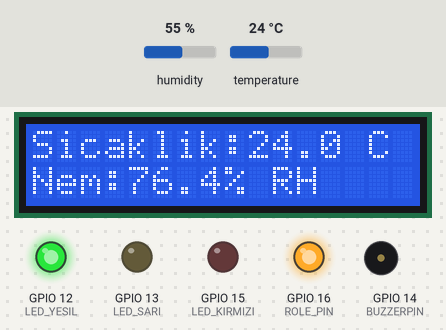
A sketch run on a simulated ESP8266 (NodeMCU). On the bench: 16×2 character LCD, output pins drawn as LEDs (lit = HIGH), buzzer (waves = sounding, pin HIGH). The inputs (shaded band) are chosen by the test bench; at power-on: temperature 24 °C, humidity 55 %. WiFi joins after 1.5 s; servers stay silent unless stated; uploads are accepted with an empty reply; what the sketch prints to the serial monitor is not drawn.

Above: at 4.2 s.
4.3 s: temperature set to 29 °C
At 6.6 s:
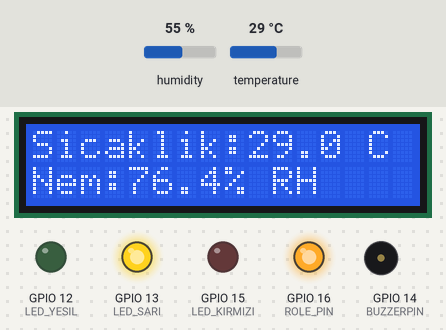
7.7 s: temperature set to 32 °C
At 10.5 s:
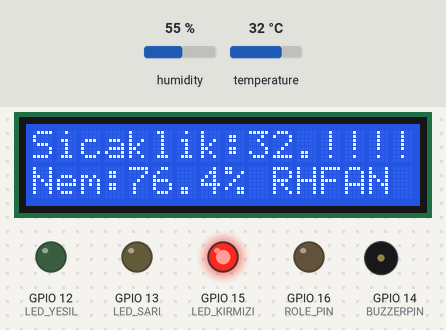
10.9 s: humidity set to 88 %
At 12.7 s:
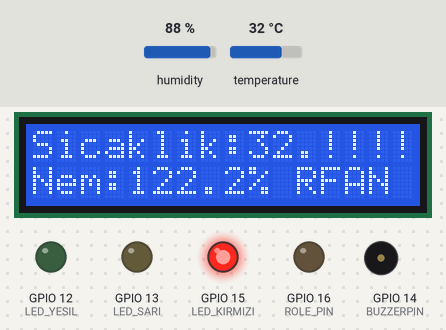
13.7 s: temperature set to 12 °C
At 15.8 s:
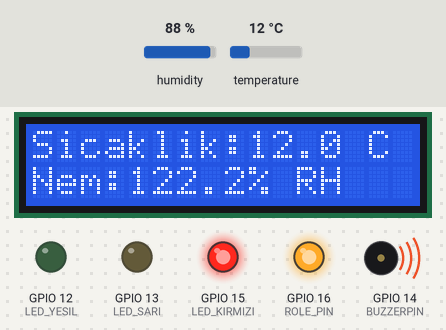
16.9 s: temperature set to 41 °C
At 19.6 s:
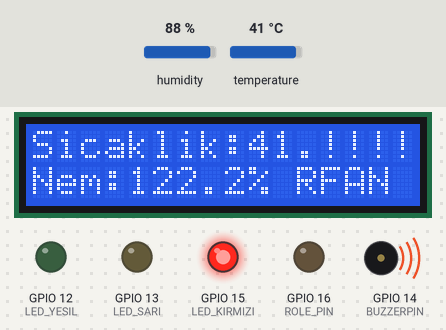
19.9 s: humidity set to 22 %
At 21.9 s:
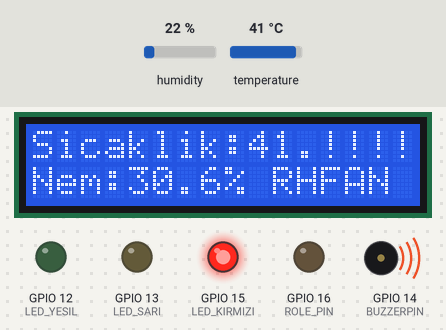
Timing chart, 0 to 23.4 s (numbered marks = the images above; inputs shaded):
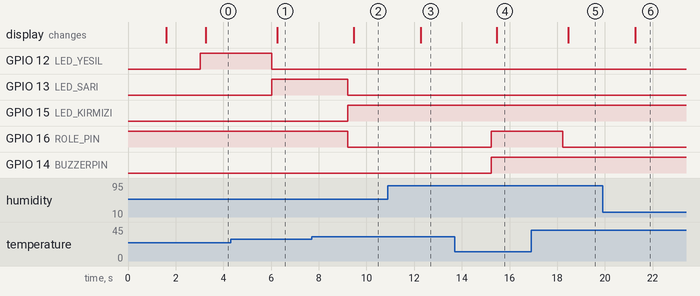

Measured:
- the behaviour switches between 30 and 31 °C on temperature (found by bisection; images 1 and 2)
- after the input at 4.3 s, GPIO 12 (LED_YESIL): HIGH → LOW after 1.7 s; GPIO 13 (LED_SARI): LOW → HIGH after 1.7 s; the display: changes after 2.0 s (image 1)
- after the input at 7.7 s, GPIO 13 (LED_SARI), GPIO 16 (ROLE_PIN): HIGH → LOW after 1.5 s; GPIO 15 (LED_KIRMIZI): LOW → HIGH after 1.5 s; the display: changes after 1.8 s (image 2)
- after the input at 10.9 s, the display: changes after 1.4 s (image 3)
- after the input at 13.7 s, GPIO 16 (ROLE_PIN), GPIO 14 (BUZZERPIN): LOW → HIGH after 1.5 s; the display: changes after 1.8 s (image 4)
- after the input at 16.9 s, GPIO 16 (ROLE_PIN): HIGH → LOW after 1.3 s; the display: changes after 1.6 s (image 5)
- after the input at 19.9 s, the display: changes after 1.4 s (image 6)

The sketch:

Sunucu_Odas__ESP.ino
```cpp
#include <ESP8266WiFi.h>
#include <ESP8266HTTPClient.h>
#include <WiFiClientSecure.h>
#include <Wire.h>
#include <LiquidCrystal_I2C.h>
#include "DHT.h"

const char* ssid = "WIFI_ADI";
const char* password = "********";

const char* FIREBASE_HOST = "sunucuodasitakipvesogutma-default-rtdb.firebaseio.com";
const char* FIREBASE_AUTH = "FIREBASE_AUTH_BILGISI";

#define DHTPIN 0
#define BUZZERPIN 14
#define LED_YESIL 12
#define LED_SARI 13
#define LED_KIRMIZI 15
#define ROLE_PIN 16
#define DHTTYPE DHT11

LiquidCrystal_I2C lcd(0x3F,16,2);
DHT dht(DHTPIN,DHTTYPE);

float sonNem=0;
float sonSicaklik=0;
bool fanAktif=false;
int sonDurumLogID=-1;

unsigned long sonSensorZamani=0;
unsigned long sonSifreZamani=0;
unsigned long sonSeriZamani=0;

String eskiBulutSifresi="";

void firebaseIstegi(String method,String path,String payload=""){
  WiFiClientSecure client;
  client.setInsecure();
  HTTPClient http;
  String url="https://"+String(FIREBASE_HOST)+path+"?auth="+String(FIREBASE_AUTH);
  if(!http.begin(client,url)) return;

  int code=-1;
  if(method=="PATCH") code=http.PATCH(payload);
  else if(method=="POST") code=http.POST(payload);
  else if(method=="PUT") code=http.PUT(payload);
  else if(method=="GET") code=http.GET();

  Serial.print("Firebase ");Serial.print(method);Serial.print(" ");
  Serial.print(path);Serial.print(" -> ");Serial.println(code);
  http.end();
}

void bulutaVeriYolla(){
  String json="{\"sicaklik\":"+String(sonSicaklik,1)+
              ",\"nem\":"+String(sonNem,1)+
              ",\"fan\":"+(fanAktif?String("true"):String("false"))+"}";
  firebaseIstegi("PATCH","/SistemVerileri.json",json);
}

void gecmisKaydet(String path,float deger){
  String json="{\"deger\":"+String(deger,1)+",\"timestamp\":{\".sv\":\"timestamp\"}}";
  firebaseIstegi("POST",path+".json",json);
}

void logEkle(String seviye,String kaynak,String aciklama){
  aciklama.replace("\"","'");
  kaynak.replace("\"","'");
  seviye.replace("\"","'");
  String json="{\"zaman\":\"Anlık Zaman\",\"seviye\":\""+seviye+
              "\",\"kaynak\":\""+kaynak+
              "\",\"aciklama\":\""+aciklama+
              "\",\"timestamp\":{\".sv\":\"timestamp\"}}";
  firebaseIstegi("POST","/OlayKayitlari.json",json);
}

String sifreCek(){
  WiFiClientSecure client;
  client.setInsecure();
  HTTPClient http;
  String url="https://"+String(FIREBASE_HOST)+"/serverguard/aktif_sifre.json?auth="+String(FIREBASE_AUTH);
  String s="";
  if(http.begin(client,url)){
    int code=http.GET();
    if(code==200){s=http.getString();s.replace("\"","");s.trim();}
    http.end();
  }
  return s;
}

void arduinoyaSifreGonder(String sifre){
  if(sifre.length()==4){
    Serial.println("SET_PASS:"+sifre);
    Serial.flush();
    Serial.println("SET_PASS:"+sifre);
  }
}

void sifreKontrol(){
  String s=sifreCek();
  if(s.length()==4){
    if(s!=eskiBulutSifresi){
      eskiBulutSifresi=s;
      arduinoyaSifreGonder(s);
      logEkle("Bilgi","ServerGuard","Şifre değiştirildi.");
    }
  }
}

int durum(float t){
  if(t<18)return 0;
  if(t<27)return 1;
  if(t<31)return 2;
  if(t<36)return 3;
  return 4;
}

void sistemiUygula(float t){
  int d=durum(t);
  if(d==0){
    digitalWrite(LED_YESIL,LOW);digitalWrite(LED_SARI,LOW);digitalWrite(LED_KIRMIZI,HIGH);
    digitalWrite(BUZZERPIN,HIGH);digitalWrite(ROLE_PIN,HIGH);fanAktif=false;
  }else if(d==1){
    digitalWrite(LED_YESIL,HIGH);digitalWrite(LED_SARI,LOW);digitalWrite(LED_KIRMIZI,LOW);
    digitalWrite(BUZZERPIN,LOW);digitalWrite(ROLE_PIN,HIGH);fanAktif=false;
  }else if(d==2){
    digitalWrite(LED_YESIL,LOW);digitalWrite(LED_SARI,HIGH);digitalWrite(LED_KIRMIZI,LOW);
    digitalWrite(BUZZERPIN,LOW);digitalWrite(ROLE_PIN,HIGH);fanAktif=false;
  }else if(d==3){
    digitalWrite(LED_YESIL,LOW);digitalWrite(LED_SARI,LOW);digitalWrite(LED_KIRMIZI,HIGH);
    digitalWrite(BUZZERPIN,LOW);digitalWrite(ROLE_PIN,LOW);fanAktif=true;
  }else{
    digitalWrite(LED_YESIL,LOW);digitalWrite(LED_SARI,LOW);digitalWrite(LED_KIRMIZI,HIGH);
    digitalWrite(BUZZERPIN,HIGH);digitalWrite(ROLE_PIN,LOW);fanAktif=true;
  }

  if(d!=sonDurumLogID){
    if(d==0)logEkle("Düşük","Sıcaklık","Alt sıcaklık limiti aşıldı.");
    if(d==1)logEkle("Normal","Sıcaklık","Ortam sıcaklığı güvenli aralıkta.");
    if(d==2)logEkle("Uyarı","Sıcaklık","Sıcaklık uyarı tolerans sınırında.");
    if(d==3)logEkle("Yüksek","Havalandırma","Sıcaklık yüksek seviyede.Otomatik soğutma aktif!");
    if(d==4)logEkle("Kritik","Alarm","Sıcaklık kritik düzeye ulaştı.Acil durum alarmı aktif!");
    sonDurumLogID=d;
  }
}

void arduinoMesajlariniOku(){
  while(Serial.available()){
    String mesaj=Serial.readStringUntil('\n');
    mesaj.trim();
    if(mesaj=="ACCESS_DENIED"){
      logEkle("Yetkisiz","ServerGuard","Yetkisiz giriş denemesi!!!");
    }else if(mesaj=="ACCESS_GRANTED"){
      logEkle("Bilgi","ServerGuard","Yetkili giriş başarılı. Kilit açıldı.");
    }
  }
}

void setup(){
  Serial.begin(115200);
  Serial.setTimeout(80);

  pinMode(BUZZERPIN,OUTPUT);
  pinMode(LED_YESIL,OUTPUT);
  pinMode(LED_SARI,OUTPUT);
  pinMode(LED_KIRMIZI,OUTPUT);
  pinMode(ROLE_PIN,OUTPUT);

  digitalWrite(ROLE_PIN,HIGH);
  digitalWrite(BUZZERPIN,LOW);
  digitalWrite(LED_YESIL,LOW);
  digitalWrite(LED_SARI,LOW);
  digitalWrite(LED_KIRMIZI,LOW);

  lcd.init();
  lcd.backlight();
  lcd.setCursor(0,0);
  lcd.print("   Wi-Fi   ");
  lcd.setCursor(0,1);
  lcd.print(" Baglaniyor...");

  WiFi.begin(ssid,password);
  while(WiFi.status()!=WL_CONNECTED){delay(500);Serial.print(".");}

  lcd.clear();
  lcd.setCursor(0,0);
  lcd.print(" SISTEM AKTIF ");


  dht.begin();
  delay(1000);

  logEkle("Bilgi","Sistem","Merkezi izleme aktif");


  sifreKontrol();
}

void loop(){
  arduinoMesajlariniOku();

  if(millis()-sonSensorZamani>=3000){
    sonSensorZamani=millis();

    sonNem = dht.readHumidity() * 1.3889;
    sonSicaklik=dht.readTemperature();

    if(isnan(sonNem)||isnan(sonSicaklik)){
      lcd.clear();lcd.setCursor(0,0);lcd.print("Sensor Hatasi!");
      return;
    }

    sistemiUygula(sonSicaklik);

    lcd.clear();
    lcd.setCursor(0,0);
    lcd.print("Sicaklik:");
    lcd.print(sonSicaklik,1);
    lcd.print(" C");
    if(durum(sonSicaklik)>=3){lcd.setCursor(12,0);lcd.print("!!!!");}
    lcd.setCursor(0,1);
    lcd.print("Nem:");
    lcd.print(sonNem,1);
    lcd.print("% RH");
    if(fanAktif){lcd.setCursor(12,1);lcd.print("FAN AKTİF");}

    if(WiFi.status()==WL_CONNECTED){
      bulutaVeriYolla();
      gecmisKaydet("/SicaklikGecmisi",sonSicaklik);
      gecmisKaydet("/NemGecmisi",sonNem);
    }
  }

  if(millis()-sonSifreZamani>=9000){
    sonSifreZamani=millis();
    if(WiFi.status()==WL_CONNECTED)sifreKontrol();
  }
}
```
